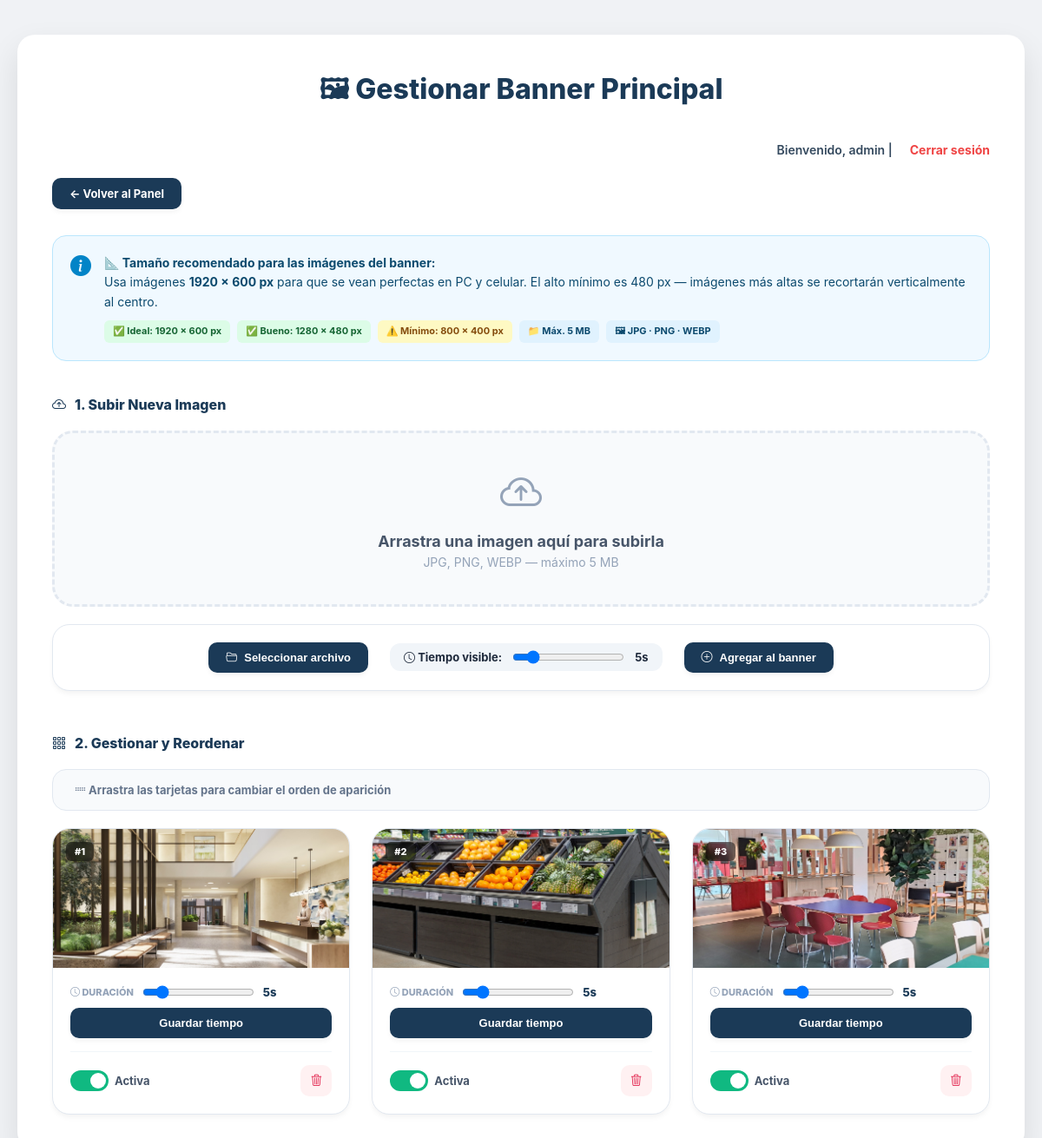
Page /login/gestionar_banner.php (signed in) on the committed database.
### tables this page shows
CREATE TABLE `banner_carrusel` (
  `id_banner` int(11) NOT NULL,
  `imagen` varchar(255) NOT NULL,
  `orden` int(11) NOT NULL DEFAULT 0,
  `activo` tinyint(1) NOT NULL DEFAULT 1,
  `tiempo_ms` int(11) NOT NULL DEFAULT 5000,
  `creado_en` timestamp NOT NULL DEFAULT current_timestamp()
);

### login/gestionar_banner.php (the view, shortened to what this page needs)
<?php
include '../db.php';
$rol = $_SESSION['rol'];
$banners = $conexion->query("SELECT * FROM banner_carrusel ORDER BY orden ASC, id_banner ASC");
?>
<!DOCTYPE html>
<html lang="es">
<head>
<link rel="stylesheet" href="<?= APP_URL ?>/assets/css/login.css">
<link rel="stylesheet" href="https://cdn.jsdelivr.net/npm/bootstrap-icons@1.11.3/font/bootstrap-icons.min.css">
</head>
<body>
<div class="panel-container">
<section class="panel">
<h1 class="panel-title">🖼 Gestionar Banner Principal</h1>
<div class="usuario-info">
    Bienvenido, <?= htmlspecialchars($_SESSION['usuario']) ?> |
    <a href="cerrar.php">Cerrar sesión</a>
</div>
<?php
$panel_url = ($rol === 'admin') ? 'admin.php' : 'editor.php';
?>
<a href="<?= $panel_url ?>" class="btn btn-panel-nav-sep">← Volver al Panel</a>
<div class="banner-manager">
  <div class="size-tip">
    <i class="bi bi-info-circle-fill"></i>
    <div class="size-tip-text">
      <strong>📐 Tamaño recomendado para las imágenes del banner:</strong><br>
      Usa imágenes <strong>1920 × 600 px</strong> para que se vean perfectas en PC y celular.
      El alto mínimo es 480 px — imágenes más altas se recortarán verticalmente al centro.
      <div class="size-tags">
        <span class="size-tag success">✅ Ideal: 1920 × 600 px</span>
        <span class="size-tag success">✅ Bueno: 1280 × 480 px</span>
        <span class="size-tag warning">⚠️ Mínimo: 800 × 400 px</span>
        <span class="size-tag">📁 Máx. 5 MB</span>
        <span class="size-tag">🖼 JPG · PNG · WEBP</span>
      </div>
    </div>
  </div>
        <h2 class="section-title"><i class="bi bi-cloud-arrow-up"></i> 1. Subir Nueva Imagen</h2>
        <div class="drop-zone" id="drop-zone">
          <i class="bi bi-cloud-arrow-up drop-icon"></i>
          <span class="drop-label">Arrastra una imagen aquí para subirla</span>
          <span class="drop-sublabel">JPG, PNG, WEBP — máximo 5 MB</span>
        </div>
        <div class="upload-actions-bar">
          <button class="btn btn-file-select" id="btn-file-select" type="button">
            <i class="bi bi-folder2-open"></i> Seleccionar archivo
          </button>
          <div class="time-upload-wrap">
            <label for="inp-tiempo"><i class="bi bi-clock"></i> Tiempo visible:</label>
            <input type="range" id="inp-tiempo" min="1" max="30" value="5" step="1">
            <span class="time-upload-val" id="inp-tiempo-val">5s</span>
          </div>
          <button class="btn btn-upload" id="btn-subir" disabled>
            <i class="bi bi-plus-circle"></i> Agregar al banner
          </button>
        </div>
      </div>
      <div class="management-section" style="margin-top: 50px;">
        <h2 class="section-title"><i class="bi bi-grid-3x3-gap"></i> 2. Gestionar y Reordenar</h2>
        <div class="banner-toolbar">
          <span><i class="bi bi-grip-horizontal"></i> Arrastra las tarjetas para cambiar el orden de aparición</span>
        </div>
  <div class="banner-grid" id="banner-grid">
    <?php if ($banners && $banners->num_rows > 0): ?>
      <?php $pos = 1; while ($b = $banners->fetch_assoc()): ?>
      <div class="banner-card <?= !$b['activo'] ? 'inactivo' : '' ?>"
           data-id="<?= $b['id_banner'] ?>">
        <div class="banner-card-header">#<?= $pos++ ?></div>
        <div class="banner-card-img">
          <img src="<?= APP_URL ?>/assets/img/banner/<?= htmlspecialchars($b['imagen']) ?>"
               alt="banner"
               onerror="this.style.display='none';this.nextElementSibling.style.display='flex';">
        </div>
        <div class="banner-card-footer">
          <div class="time-control">
            <div class="time-control-row">
              <label><i class="bi bi-clock"></i> Duración</label>
              <input type="range" class="rng-tiempo" data-id="<?= $b['id_banner'] ?>"
                     min="1" max="30" value="<?= round($b['tiempo_ms'] / 1000) ?>">
              <span class="time-val"><?= round($b['tiempo_ms'] / 1000) ?>s</span>
            </div>
            <button class="btn btn-save-time" data-id="<?= $b['id_banner'] ?>">Guardar tiempo</button>
          </div>
          <div class="card-controls">
            <div style="display:flex;align-items:center;gap:7px;">
              <label class="switch">
                <span class="slider-sw"></span>
              </label>
              <span class="estado-label"><?= $b['activo'] ? 'Activa' : 'Inactiva' ?></span>
            </div>
            <button class="btn-del btn-eliminar" data-id="<?= $b['id_banner'] ?>" title="Eliminar" onclick="eliminarImagen(<?= $b['id_banner'] ?>)">
              <i class="bi bi-trash3"></i>
            </button>
          </div>
        </div>
      </div>
      <?php endwhile; ?>
    <?php endif; ?>
  </div>
</div>
</section>
</div>
</body>
</html>

### rows in the picture
banner_carrusel: imagen (picture), tiempo_ms "5", $b['tiempo_ms']/1000 "5", activo "Activa"
banner_carrusel: imagen (picture), tiempo_ms "5", $b['tiempo_ms']/1000 "5", activo "Activa"
banner_carrusel: imagen (picture), tiempo_ms "5", $b['tiempo_ms']/1000 "5", activo "Activa"

### other values in the picture
$_SESSION['usuario'] "admin"
